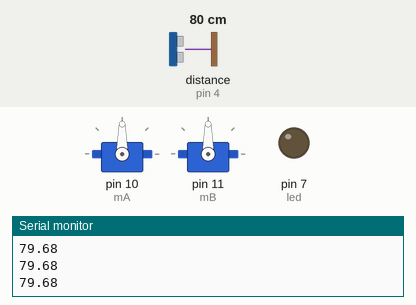
The sketch below on a simulated Arduino Uno, built with avr-gcc and run on an emulated ATmega328P. On the bench: 2 × servo, output pins drawn as LEDs (lit = HIGH), the last lines printed to the serial monitor. Wiring (inferred from the names in the program): ultrasonic range finder: trigger pin 3; echo pin 4. The test bench sets the inputs (shaded band); at power-on: distance to the obstacle (sensor on pin 4) 80 cm. The echo pulse lasts 58.3 µs per cm; pins used as bus, display or sensor lines are not drawn.

Above: at 1.2 s.
1.3 s: distance to the obstacle (sensor on pin 4) set to 2 cm
At 2.3 s:
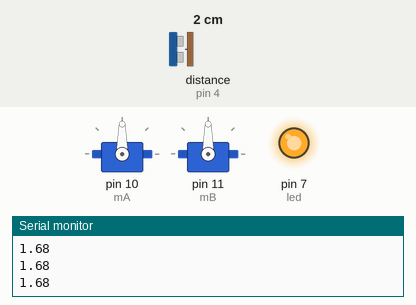
2.8 s: distance to the obstacle (sensor on pin 4) set to 4 cm
4.3 s: distance to the obstacle (sensor on pin 4) set to 7 cm
At 4.8 s:
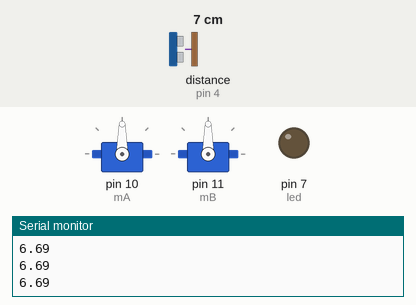
Timing chart, 0 to 7.3 s (numbered marks = the images above; inputs shaded):
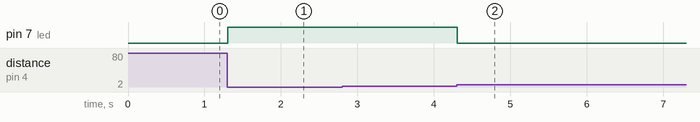

The sketch:

ultrasonic_navigation1.ino
```cpp
#include <Servo.h>

int trig = 3;
int echo = 4;
int led = 7;

int button = 2;
int mA = 10;
int mB = 11;

Servo motorA;
Servo motorB;

// float so that we can handle decimals
float speedOfSoundMetersPerSec = 343;
float duration_microSeconds;
float duration_seconds;
float distance_meters;
float distance_cm;

void setup() {
  // put your setup code here, to run once:

  pinMode(trig,OUTPUT);
  pinMode(echo,INPUT);
  pinMode(led,OUTPUT);

  pinMode(button,INPUT);

  motorA.attach(mA);
  motorB.attach(mB);

  stop();

  Serial.begin(9600);

}

/*************************/
/***** car movements *****/
/*************************/

void stop() {
  motorA.write(90);
  motorB.write(90);
}

void backward() {
  motorA.write(180);
  motorB.write(0);
}

void forward() {
  motorA.write(0);
  motorB.write(180);
}

void turnRight() {
  motorA.write(90);
  motorB.write(180);
  delay(500);
  stop();
}

void turnLeft() {
  motorA.write(0);
  motorB.write(90);
  delay(500);
  stop();
}


float ultrasonic() {
  // reset the ultrasonic sensor
 digitalWrite(trig,LOW);
 delayMicroseconds(5);

 // send a 10 microsecond pulse out through the trigger
 digitalWrite(trig, HIGH);
 delayMicroseconds(10);
 digitalWrite(trig, LOW);

 // wait for the response and store it in duration.  It will return in microseconds.
 duration_microSeconds = pulseIn(echo,HIGH);

 // convert duration to seconds
 duration_seconds = duration_microSeconds / 1000000;

 // get distance traveled in meters.  distance = (speed * time)/2

 distance_meters = (speedOfSoundMetersPerSec * duration_seconds)/2;

 // convert to cm

 distance_cm = distance_meters*100;
 //Serial.println(distance_cm);

 return distance_cm;

}

void loop() {

 Serial.println(ultrasonic());

 if (ultrasonic() < 5) {
  //do something
  digitalWrite(led,HIGH);
 }
 else {
  //do something else
  digitalWrite(led,LOW);
 }

}
```

Measured:
- the behaviour switches between 5 and 6 cm on distance to the obstacle (sensor on pin 4) (found by bisection; images 1 and 2)
- after the input at 1.3 s, pin 7 (led): LOW → HIGH at once
- after the input at 4.3 s, pin 7 (led): HIGH → LOW at once
